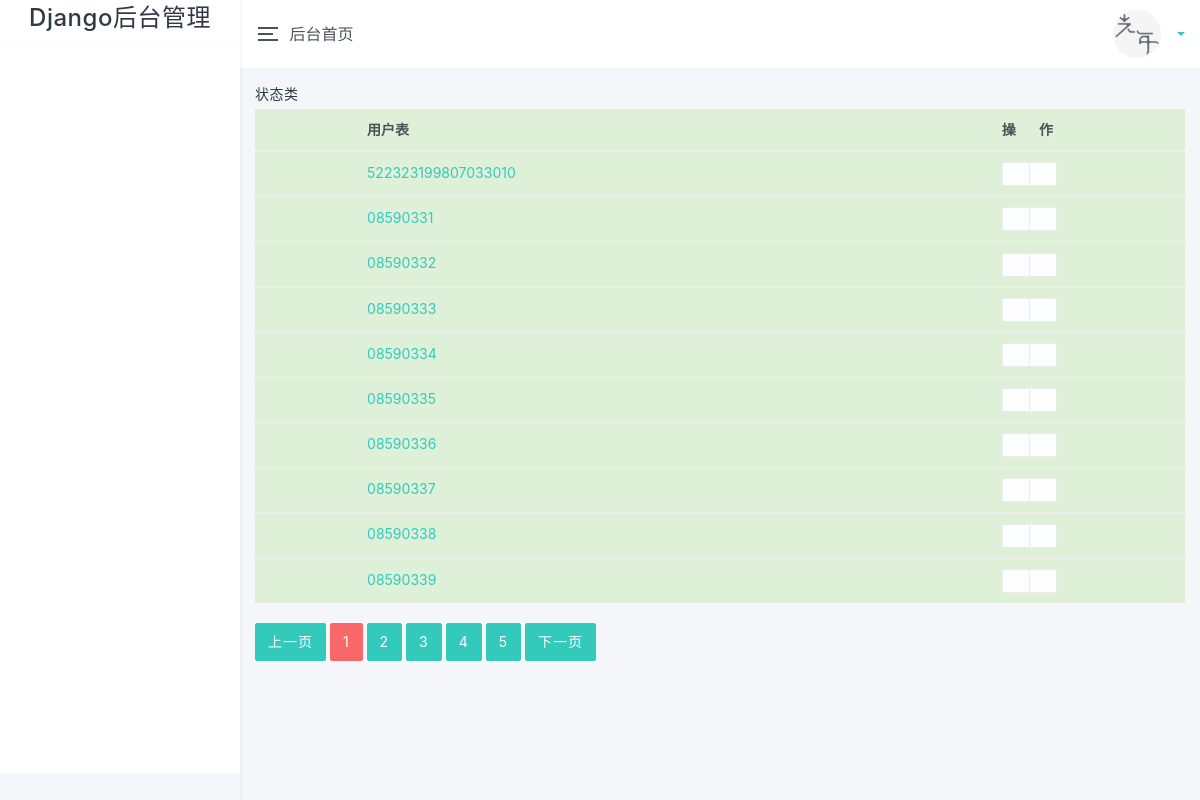
The app's page /test/web_app/user/ with its own data.
### web_app/models.py (models this page shows, shortened)
class User(models.Model):
    uid = models.CharField(_(u'用户id'), max_length=32, blank=True, null=True, help_text=u'用户唯一标识', db_index=True,
                           unique=True)
    password = models.CharField(verbose_name='密码', max_length=16)
    create_time = models.DateField(verbose_name='创建时间', auto_now_add=True)
    class Meta:
        verbose_name='用户表'
        verbose_name_plural='用户表'
    pass

### test_app/views.py (the view)
# urls.py: url(r'^(\w+)/(\w+)/$',views.display_table,name='display_table'),
def display_table(request,app_name,table_name):
    table=admin_app[app_name][table_name]
    response={}
    response['table']=table
    """
    @todo:分页
    """
    baseurl='/test/web_app/user/'
    page_list = []
    user_obj = table.objects.all()
    cur_page = request.GET.get('p','1')
    print(cur_page)
    cur_page = int(cur_page)
    if (cur_page) < 1:
        cur_page = 1
    num_page = 10
    a_count = 5
    obj_count = table.objects.count()
    total_page, more = divmod(obj_count, num_page)
    if more:
        total_page += 1
    if int(cur_page) > total_page:
        cur_page = total_page
    start_page = (int(cur_page) - 1) * 10
    end_page = int(cur_page) * num_page
    response['table_objs'] = user_obj[start_page:end_page]
    page_list.append(
        '<a class="btn btn-primary" href="%s?p=%d">上一页</a>' % (baseurl,int(cur_page) - 1)
    )
    if cur_page <= a_count / 2 + 1:
        start_page = 1
        end_page = a_count + 1
    else:
        start_page = cur_page - 2
        end_page = cur_page + 2 + 1
    if cur_page > total_page - a_count / 2 + 1:
        start_page = total_page - a_count + 1
        end_page = total_page + 1
    for i in range(start_page, end_page):
        if i == cur_page:
            page_list.append(
                '<a class="btn btn-primary btn-danger" href="%s?p=%d">%d</a>' % (baseurl,i, i)
            )
        else:
            page_list.append(
                '<a class="btn btn-primary" href="%s?p=%d">%d</a>' % (baseurl,i, i)
            )
    page_list.append(
        '<a class="btn btn-primary" href="%s?p=%d">下一页</a>' % (baseurl,int(cur_page) + 1)
    )
    response['page_list'] = page_list
    response['request'] = request
    return render(request,'Test/table_display.html',response)

### test_app/templatetags/tags.py (called while the page is built)
@register.simple_tag
def render_table_name(table):
    return table._meta.verbose_name

@register.simple_tag
def render_table_url(request,table_obj):
    colum_data="<a href='{request_path}{table_obj_id}/change/'>{table_uid}</a>".format(
        request_path=request.path,
        table_obj_id=table_obj.id,
        table_uid=table_obj.uid,
    )
    row_ele=''
    row_ele+="<td>%s</td>"%colum_data
    return mark_safe(row_ele)

### templates/Test/table_display.html (shortened to what this page needs)
{% extends 'Test/table_index.html' %}
{% load tags %}
{% block concent %}
     <h5>状态类</h5>
                <table class="table">
                  <thead>
                    <tr class="success">
                        <th></th>
                        <th></th>
                      <th>{% render_table_name table %}</th>
                        <th></th>
                        <th></th>
                        <th></th>
                        <th></th>
                      <th>操&nbsp;&nbsp;&nbsp;&nbsp;&nbsp;&nbsp;&nbsp;作</th>
                    </tr>
                  </thead>
                  <tbody>
                  {% for table_obj in table_objs %}
                    <tr class="active success">
                        <th></th>
                        <th></th>
                        {% render_table_url request table_obj %}
                        <th></th>
                        <th></th>
                        <th></th>
                        <th></th>
                      <td>
                        <div class="btn-group">
                            <a class="btn btn-xs btn-default" href="#" title="编辑" data-toggle="tooltip"><i class="mdi mdi-pencil"></i></a>
                            <a class="btn btn-xs btn-default" href="#" title="删除" data-toggle="tooltip"><i class="mdi mdi-window-close"></i></a>
                        </div>
                    </td>
                    </tr>
                    {% endfor %}
                  </tbody>
                </table>
                {% for page in page_list %}
                    {{ page|safe }}
                {% endfor %}
{% endblock %}

### records on screen
User: id+uid "522323199807033010"
User: id+uid "08590331"
User: id+uid "08590332"
User: id+uid "08590333"
User: id+uid "08590334"
User: id+uid "08590335"
User: id+uid "08590336"
User: id+uid "08590337"
User: id+uid "08590338"
User: id+uid "08590339"

### other values on screen
{{ page|safe }} "上一页" "1" "2" "3" "4" "5" "下一页"
